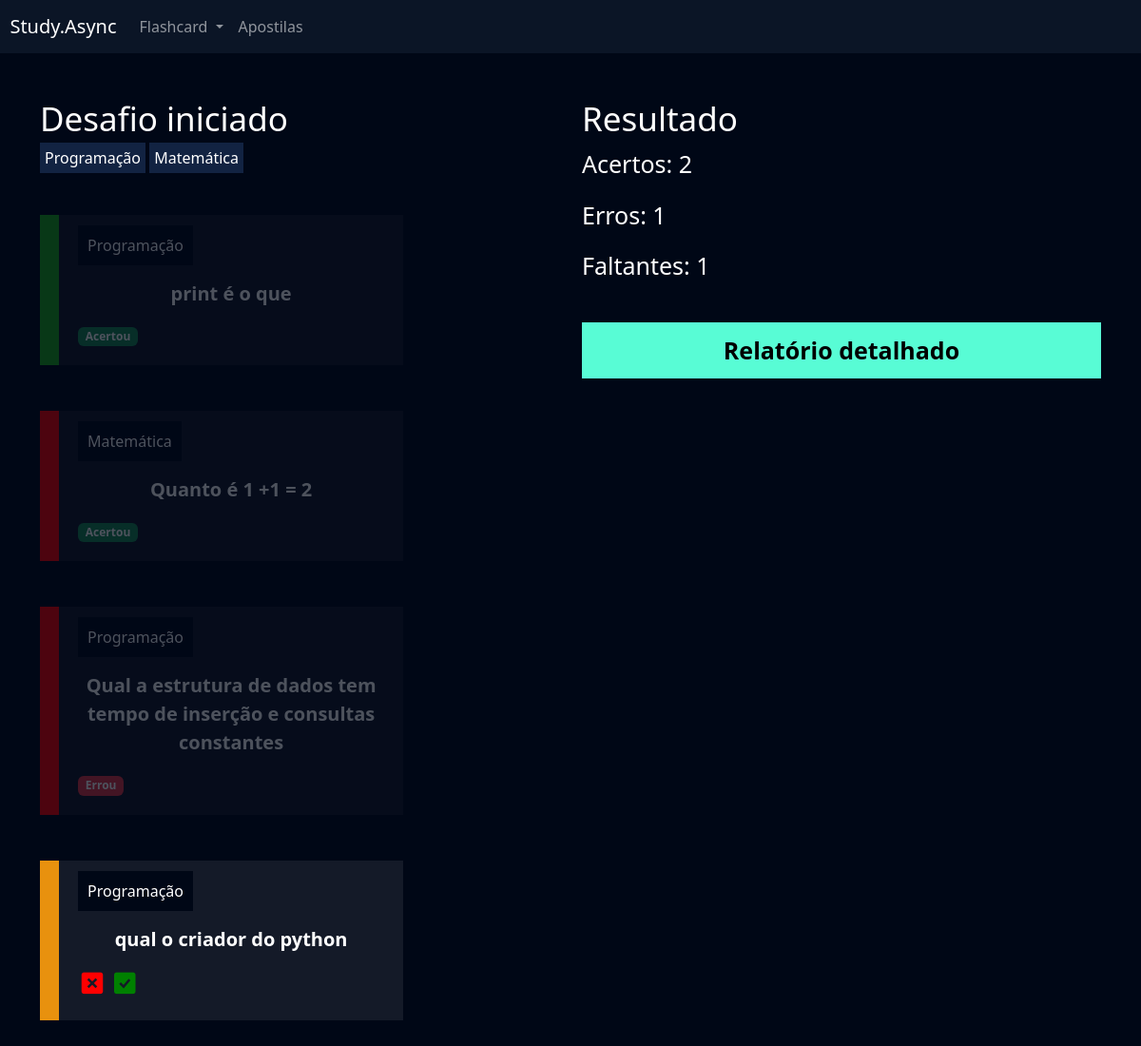
The page /flashcard/desafio/13/ (signed in) on the database its author committed.
### flashcard/models.py (models this page shows, shortened)
class FlashcardDesafio(models.Model):
    flashcard = models.ForeignKey(Flashcard, on_delete=models.DO_NOTHING)
    respondido = models.BooleanField(default=False)
    acertou = models.BooleanField(default=False)

class Flashcard(models.Model):
    DIFICULDADE_CHOICES = (('D', 'Difícil'), ('M', 'Médio'), ('F', 'Fácil'))
    user = models.ForeignKey(User, on_delete=models.DO_NOTHING)
    pergunta = models.CharField(max_length=100)
    resposta = models.TextField()
    categoria = models.ForeignKey(Categoria, on_delete=models.DO_NOTHING)
    dificuldade = models.CharField(max_length=1, choices=DIFICULDADE_CHOICES)
    @property
    def css_dificuldade(self):
        if self.dificuldade == 'F':
            return 'flashcard-facil'
        elif self.dificuldade == 'M':
            return 'flashcard-medio'
        elif self.dificuldade == 'D':
            return 'flashcard-dificil'

class Categoria(models.Model):
    nome = models.CharField(max_length=20)
    def __str__(self):
        return self.nome

### flashcard/views.py (the view)
# urls.py: path('desafio/<int:id>/', views.desafio, name='desafio'),
def desafio(request, id):
    desafio = Desafio.objects.get(id=id)
    if not desafio.user == request.user:
        raise Http404()
    if request.method == 'GET':
        acertos = desafio.flashcards.filter(respondido=True).filter(acertou=True).count()
        erros = desafio.flashcards.filter(respondido=True).filter(acertou=False).count()
        faltantes = desafio.flashcards.filter(respondido=False).count()
        return render(
            request,
            'desafio.html',
            {
                'desafio': desafio, 'acertos' : acertos,
                    'erros' : erros, 'faltantes' : faltantes
            },
        )

### flashcard/templates/desafio.html (shortened to what this page needs)
{% extends "base.html" %}
{% load static %}
{% block 'cabecalho' %}
    <link href="{% static 'usuarios/css/cadastro.css' %}" rel="stylesheet">
    <link href="{% static 'flashcard/css/novo_flashcard.css' %}" rel="stylesheet">
    <link href="{% static 'flashcard/css/iniciar_desafio.css' %}" rel="stylesheet">
    <link href="{% static 'flashcard/css/desafio.css' %}" rel="stylesheet">
    <link href='https://unpkg.com/boxicons@2.1.4/css/boxicons.min.css' rel='stylesheet'>
{% endblock 'cabecalho' %}
{% block 'conteudo' %}
    {% include "partials/header.html" %}
    <div class="container">
        <br>
        <br>
        <div class="row">
            <div class="col-md">
                <h3 class="fonte-secundaria" >Desafio iniciado</h3>
                <span class="badge-categoria">Programação</span>
                <span class="badge-categoria" >Matemática</span>
                <br>
                <br>
                <br>
                {% for flash in desafio.flashcards.all %}
                    <div class="box-new-flashcard {% if flash.respondido %}op2{% endif %}">
                        <div class="flashcard {{flash.flashcard.css_dificuldade}}">
                            <div class="flashcard-categoria">
                                {{flash.flashcard.categoria}}
                            </div>
                            <br>
                            <br>
                            <div class="flashcard-box-item" onclick="flip_card({{flash.id}})">
                                <p class="flashcard-item">{{flash.flashcard.pergunta}}</p>
                            </div>
                            {% if not flash.respondido %}
                                <div class="responder">
                                    <a href="{% url 'responder_flashcard' flash.id %}?acertou=0&desafio_id={{desafio.id}}"><i class='bx bxs-x-square icone-vermelho'></i></a>
                                    <a href="{% url 'responder_flashcard' flash.id %}?acertou=1&desafio_id={{desafio.id}}"><i class='bx bxs-check-square icone-verde' ></i></a>
                                </div>
                            {% else %}
                                {% if flash.acertou %}
                                    <span class="badge bg-success">Acertou</span>
                                {% else %}
                                    <span class="badge bg-danger">Errou</span>
                                {% endif%}
                            {% endif %}
                        </div>
                    </div>
                    <br>
                    <br>
                {% endfor %}
            </div>
            <div class="col-md">
                <h3 class="fonte-secundaria">Resultado</h3>
                <p class="fonte-p">Acertos: {{acertos}}</p>
                <p class="fonte-p">Erros: {{erros}}</p>
                <p class="fonte-p">Faltantes: {{faltantes}}</p>
                <br>
                <a class="btn-cadastro btn-desafio" href="{% url 'relatorio' desafio.id %}">Relatório detalhado</a>
            </div>
        </div>
    </div>
{% endblock 'conteudo' %}

### templates/static/geral/css/base.css (style rules this page uses)
:root { --main-color: #0b1526; --dark-color: #000716; --secondary-dark-color: rgb(15, 2, 26); --light-color: #00c1f3; --contrast-color: #f4c96b; --differential-color: #58fcd5; }
body { background-color: var(--dark-color) !important; color: white !important; }

### templates/static/usuarios/css/cadastro.css (style rules this page uses)
* { margin: 0; padding: 0; }
.btn-cadastro { padding: 10px; background-color: #58fcd5; border: none; border: 1px solid #58fcd5; font-size: 18px; font-weight: bold; padding-left: 25px; padding-right: 25px; }

### templates/static/flashcard/css/novo_flashcard.css (style rules this page uses)
.box-new-flashcard { width: 70%; margin: auto; }
.flashcard { background-color: rgba(255, 255, 255, .08); padding: 20px; }
.flashcard-box-item { text-align: center; }
.flashcard p { font-size: 20px; font-weight: bold; cursor: pointer; }
.flashcard-facil { border-left: 20px solid #1DAB1A; }
.flashcard-medio { border-left: 20px solid #E8910E; }
.flashcard-dificil { border-left: 20px solid #FE0000; }
.flashcard-categoria { background-color: var(--dark-color); display: inline; padding: 10px; }

### templates/static/flashcard/css/iniciar_desafio.css (style rules this page uses)
.fonte-secundaria { font-size: 35px; }

### templates/static/flashcard/css/desafio.css (style rules this page uses)
.badge-categoria { padding: 5px; background-color: #122342; }
.box-new-flashcard { margin: 0; }
.icone-vermelho { color:red; font-size: 30px; }
.icone-verde { color:green; font-size: 30px; }
.op2 { opacity: .3; }
.fonte-p { font-size: 25px; }
.btn-desafio { width: 100% !important; color: black; text-decoration: none; display: block; text-align: center; font-size: 25px; }

### rows shown on the page
FlashcardDesafio: flashcard.categoria "Programação", flashcard.pergunta "print é o que", respondido "Acertou"
FlashcardDesafio: flashcard.categoria "Matemática", flashcard.pergunta "Quanto é 1 +1 = 2", respondido "Acertou"
FlashcardDesafio: flashcard.categoria "Programação", flashcard.pergunta "Qual a estrutura de dados tem tempo de inserção e consultas constantes", respondido "Errou"
FlashcardDesafio: flashcard.categoria "Programação", flashcard.pergunta "qual o criador do python"

### other values the page prints
{{ acertos }} "2"
{{ erros }} "1"
{{ faltantes }} "1"
